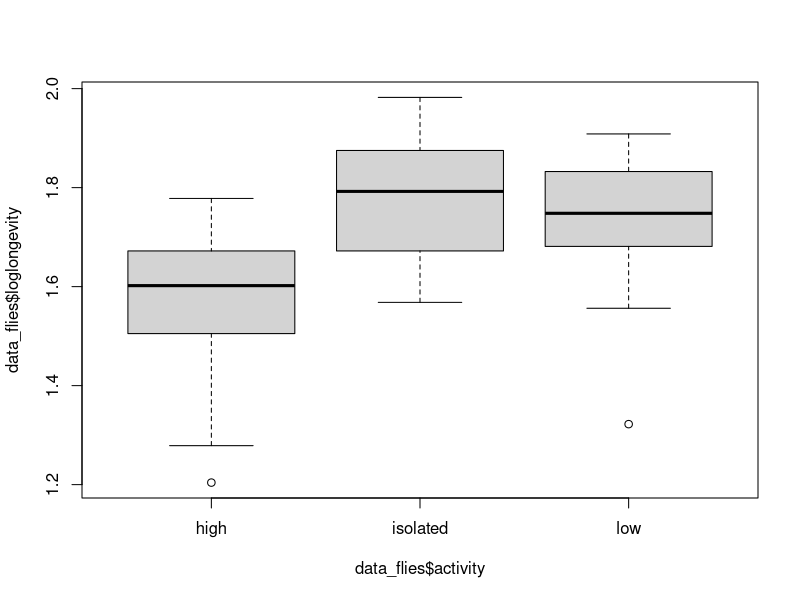
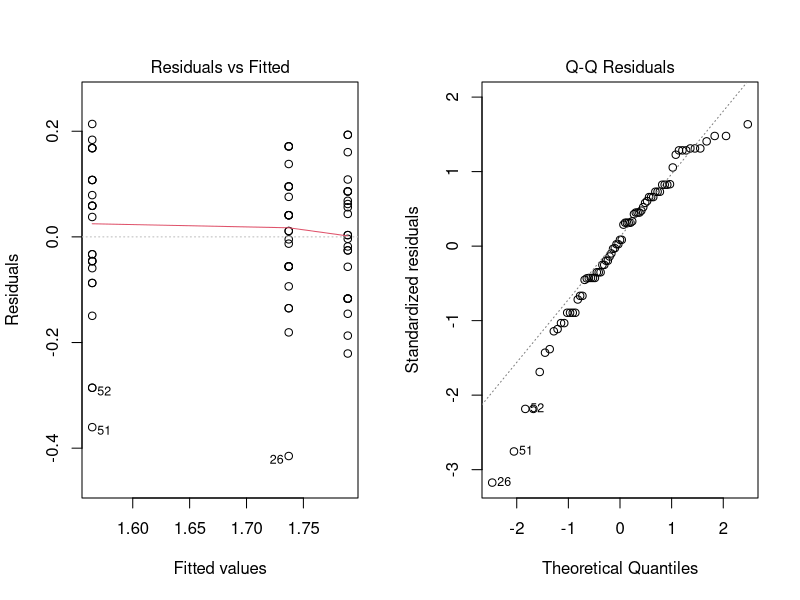
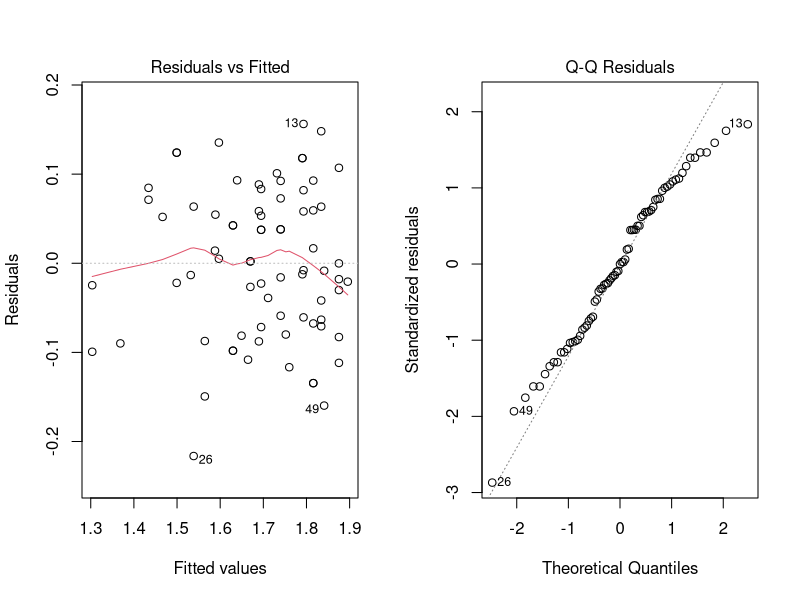
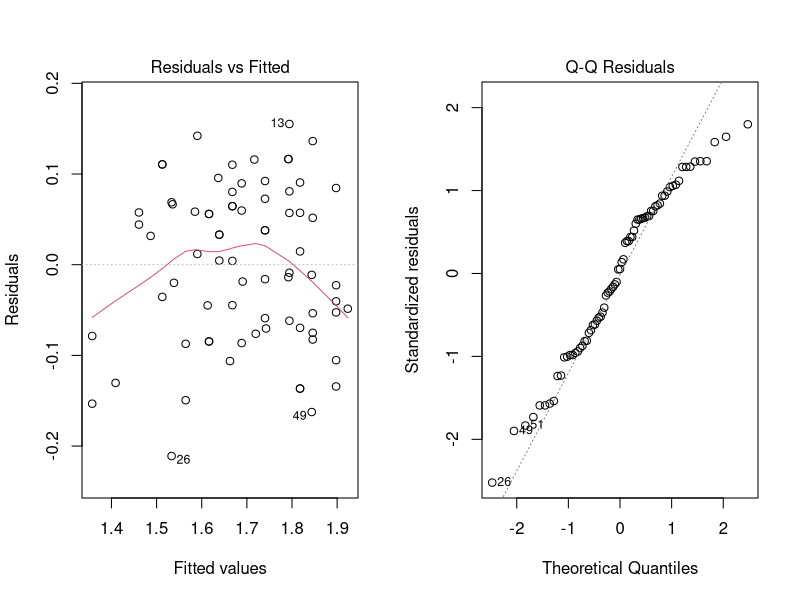

Here is the R script that generated these plots, in order:
## ---- chunk 1
library(tidyverse)
library(rstudioapi)
library(lme4)
library(car)

knitr::opts_chunk$set(echo = TRUE)
setwd(dirname(getActiveDocumentContext()$path))
# round numbers to 3 digits
options(digits = 3)
## ---- chunk 2
data_flies <- read.table(file="data/fruitflies.txt", header=TRUE)
data_flies$activity <- as.factor(data_flies$activity)
# add loglongevity
data_flies <- data_flies %>% mutate(loglongevity = log10(longevity))
# make informative plot - boxplot
plot(data_flies$loglongevity~data_flies$activity)
## ---- chunk 3
# perform test to see if sexual activity has an effect on longevity
model <- lm(loglongevity~activity, data = data_flies) # prepare model
par(mfrow=c(1,2)); plot(model, 1); plot(model, 2) # investigate normality
# perform one-way ANOVA
anova(model); summary(model)$coefficients
## ---- chunk 4
# perform ANCOVA with interaction analysis
model_interaction <- lm(loglongevity~thorax*activity, data = data_flies) # prepare model
par(mfrow=c(1,2)); plot(model_interaction , 1); plot(model_interaction , 2) # investigate normality
anova(model_interaction)
## ---- chunk 5
# perform additive ANCOVA analysis
model <- lm(loglongevity~thorax+activity, data = data_flies) # prepare model
par(mfrow=c(1,2)); plot(model , 1); plot(model , 2) # investigate normality
anova(model); table <- summary(model)$coefficients; table
# extract model's parameter
intercept <- table[,1][1]; beta <- table[,1][2]
alpha_high <- 0; alpha_low <- table[,1][4]
alpha_isolated <- table[,1][3]
# calculate mean thorax
mean_thorax <- mean(data_flies$thorax)
# calculate estimates
estimate_high <- 10**(intercept + alpha_high + beta * mean_thorax)
estimate_low <- 10**(intercept + alpha_low + beta * mean_thorax)
estimate_isolated <- 10**(intercept + alpha_isolated + beta * mean_thorax)
estimates <- c(estimate_isolated, estimate_low, estimate_high)
activity_levels <- unique(as.character(data_flies$activity))
knitr::kable(data.frame(Activity = activity_levels,
                           `Longevity estimate` = estimates),
             caption = "Longevity estimates for average thorax fruit fly")
